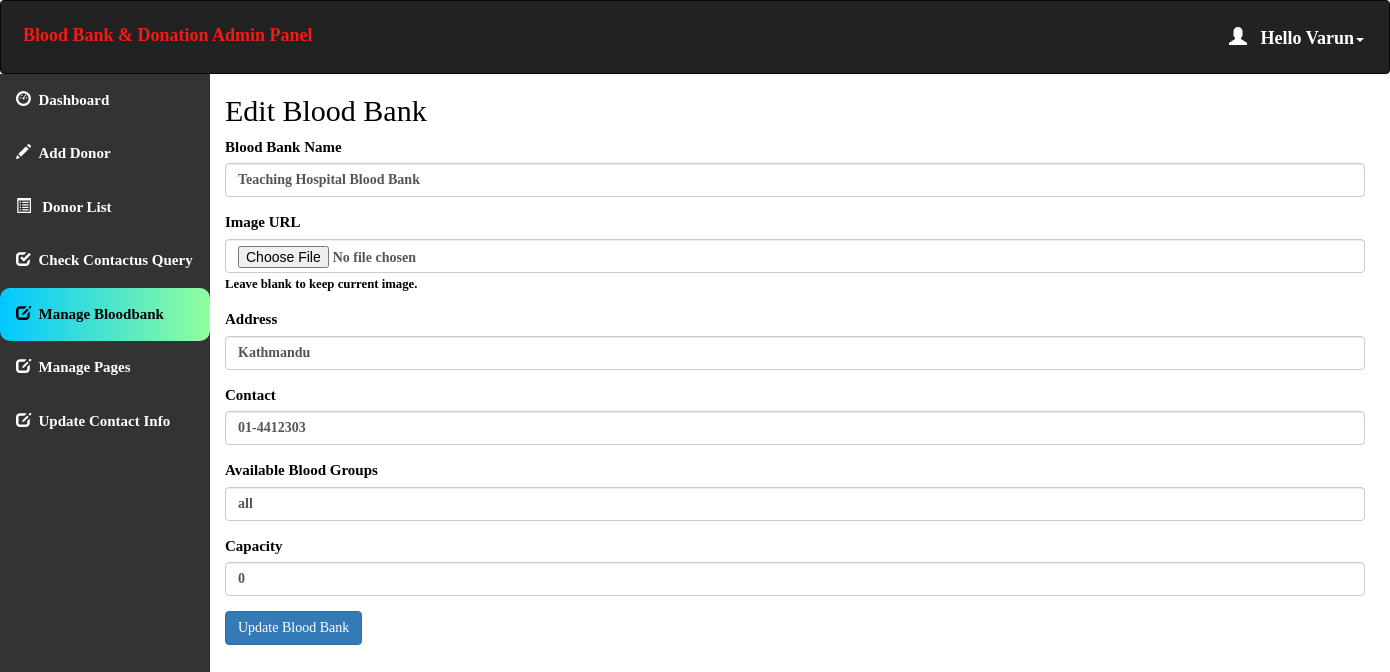
Page /admin/edit_blood_bank.php?id=1 (signed in) on the committed database.
### tables this page shows
CREATE TABLE `blood_bank` (
  `id` int(11) NOT NULL,
  `bloodbank_name` varchar(255) NOT NULL,
  `image_url` varchar(255) NOT NULL,
  `Address` varchar(110) NOT NULL,
  `contact` varchar(110) NOT NULL,
  `available_blood_groups` varchar(255) NOT NULL,
  `capacity` int(11) NOT NULL
);

### admin/edit_blood_bank.php (the view, shortened to what this page needs)
<?php
include 'conn.php';
if (isset($_SESSION['loggedin']) && $_SESSION['loggedin'] == true) {
  if (isset($_GET['id'])) {
    $id = $_GET['id'];
    $query = "SELECT * FROM blood_bank WHERE id = ?";
    $stmt = $conn->prepare($query);
    $stmt->bind_param("i", $id);
    $stmt->execute();
    $result = $stmt->get_result();
    if ($result->num_rows === 1) {
      $bloodBank = $result->fetch_assoc();
    } else {
      echo "Blood bank not found.";
      exit();
    }
  } else {
    echo "Invalid request.";
    exit();
  }
} else {
  echo "Please log in to access this page.";
  exit();
}
?>
<!DOCTYPE html>
<html>
<head>
  <link rel="stylesheet" href="https://maxcdn.bootstrapcdn.com/bootstrap/3.4.1/css/bootstrap.min.css">
</head>
<body style="color:black">
  <div id="header">
    <?php $active = "abank";
    include 'header.php';
    ?>
  </div>
  <div id="sidebar">
    <?php include 'sidebar.php'; ?>
  </div>
  <div id="content" class="container mt-5">
    <h2>Edit Blood Bank</h2>
    <form method="POST" action="updateblood_bank.php" enctype="multipart/form-data">
      <div class="form-group">
        <label for="bloodbank_name">Blood Bank Name</label>
        <input type="text" class="form-control" name="bloodbank_name" value="<?php echo $bloodBank['bloodbank_name']; ?>" required>
      </div>
      <div class="form-group">
        <label for="image_url">Image URL</label>
        <input type="file" class="form-control" name="image_url">
        <small>Leave blank to keep current image.</small>
      </div>
      <div class="form-group">
        <label for="Address">Address</label>
        <input type="text" class="form-control" name="Address" value="<?php echo $bloodBank['Address']; ?>" required>
      </div>
      <div class="form-group">
        <label for="contact">Contact</label>
        <input type="text" class="form-control" name="contact" value="<?php echo $bloodBank['contact']; ?>" required>
      </div>
      <div class="form-group">
        <label for="available_blood_groups">Available Blood Groups</label>
        <input type="text" class="form-control" name="available_blood_groups" value="<?php echo $bloodBank['available_blood_groups']; ?>" required>
      </div>
      <div class="form-group">
        <label for="capacity">Capacity</label>
        <input type="text" class="form-control" name="capacity" value="<?php echo $bloodBank['capacity']; ?>" required>
      </div>
      <button type="submit" class="btn btn-primary">Update Blood Bank</button>
    </form>
  </div>
</body>
</html>

### admin/header.php (shortened to what this page needs)
<!DOCTYPE html>
<html>
<head>
  <link rel="stylesheet" href="https://maxcdn.bootstrapcdn.com/bootstrap/3.4.1/css/bootstrap.min.css">
</head>
<body>
<nav class="navbar navbar-inverse">
  <div class="container-fluid">
    <div class="navbar-header">
      <a class="navbar-brand" id="qq" href="dashboard.php" style="color:#F51A14;">Blood Bank & Donation Admin Panel</a>
    </div>
    <ul class="nav navbar-nav navbar-right">
      <li class="dropdown"><a class="dropdown-toggle" id="qw" data-toggle="dropdown" href="#" style="font-weight:bold;color:white "> <span class="glyphicon glyphicon-user"></span>&nbsp&nbsp
        <?php
        include 'conn.php';
        $username=$_SESSION['username'];
        $sql="select * from admin_info where admin_username='$username'";
        $result=mysqli_query($conn,$sql) or die("query failed.");
        $row=mysqli_fetch_assoc($result);
        echo "Hello ".$row['admin_name'];
       ?><span class="caret"></span></a>
    </li>
    </ul>
  </div>
</nav>
</body></html>

### admin/edit_blood_bank.php (style rules this page uses)
#sidebar { position: relative; margin-top: -20px; }
#content { position: relative; margin-left: 210px; }

### admin/header.php (style rules this page uses)
.navbar { background-color: #333333 ; padding: 10px 10px; color:#FF0404 ; }
.navbar a { float: left; color: white; text-align: center; padding: 12px; text-decoration: none; font-size: 18px; line-height: 25px; }
.navbar-brand { font-size: 25px; font-weight: bold; }
.navbar a { float: none; display: block; text-align: left; }
.navbar-right { float: none; }

### admin/sidebar.php (style rules this page uses)
body { margin: 0; font-family: 'Averia Gruesa Libre';font-size: 15px; color:#F8F9F9; }

### rows in the picture
blood_bank: bloodbank_name "Teaching Hospital Blood Bank", Address "Kathmandu", contact "01-4412303", available_blood_groups "all", capacity "0"

### other values in the picture
$row['admin_name'] "Varun"
